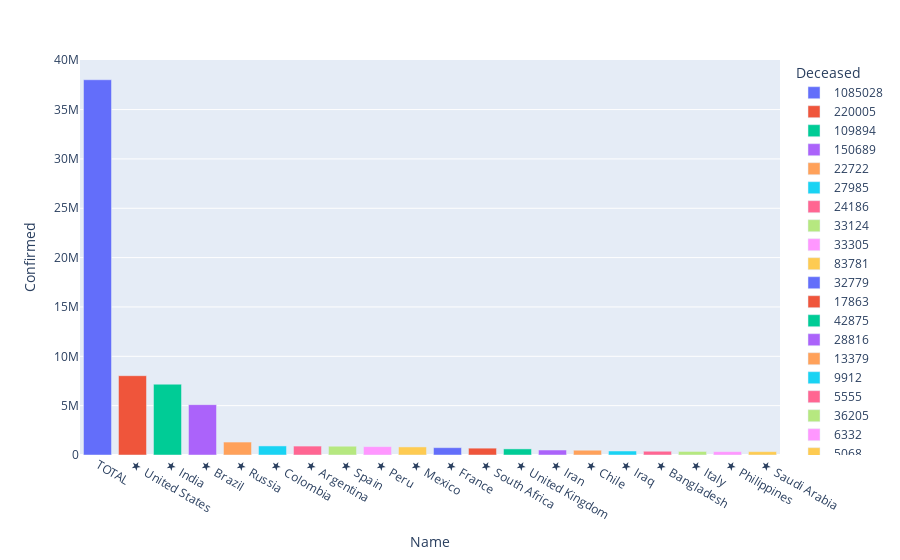

Write notebook code for a chart like this one.
### Markdown cell above
#### Now we'll try to explore the world_df in more details.(based on number of Deceased People)

### Code cell
# Lets see how many people have died with respect to countries. (For top 20 countries)

world_fig = px.bar(world_df.head(20), x = 'Name', y = 'Confirmed', color = "Deceased")
world_fig.show()

### Figure 1 — Plotly figure (JSON) as saved in the notebook; plotly's stock layout.template omitted (floating-point values rounded to 4 significant figures)
{"data": [{"alignmentgroup": "True", "hovertemplate": "Deceased=1085028<br>Name=%{x}<br>Confirmed=%{y}<extra></extra>", "legendgroup": "1085028", "marker": {"color": "#636efa"}, "name": "1085028", "offsetgroup": "1085028", "orientation": "v", "showlegend": true, "textposition": "auto", "type": "bar", "x": ["TOTAL"], "xaxis": "x", "y": [38022412], "yaxis": "y"}, {"alignmentgroup": "True", "hovertemplate": "Deceased=220005<br>Name=%{x}<br>Confirmed=%{y}<extra></extra>", "legendgroup": "220005", "marker": {"color": "#EF553B"}, "name": "220005", "offsetgroup": "220005", "orientation": "v", "showlegend": true, "textposition": "auto", "type": "bar", "x": ["★  United States"], "xaxis": "x", "y": [8035319], "yaxis": "y"}, {"alignmentgroup": "True", "hovertemplate": "Deceased=109894<br>Name=%{x}<br>Confirmed=%{y}<extra></extra>", "legendgroup": "109894", "marker": {"color": "#00cc96"}, "name": "109894", "offsetgroup": "109894", "orientation": "v", "showlegend": true, "textposition": "auto", "type": "bar", "x": ["★  India"], "xaxis": "x", "y": [7173345], "yaxis": "y"}, {"alignmentgroup": "True", "hovertemplate": "Deceased=150689<br>Name=%{x}<br>Confirmed=%{y}<extra></extra>", "legendgroup": "150689", "marker": {"color": "#ab63fa"}, "name": "150689", "offsetgroup": "150689", "orientation": "v", "showlegend": true, "textposition": "auto", "type": "bar", "x": ["★  Brazil"], "xaxis": "x", "y": [5103408], "yaxis": "y"}, {"alignmentgroup": "True", "hovertemplate": "Deceased=22722<br>Name=%{x}<br>Confirmed=%{y}<extra></extra>", "legendgroup": "22722", "marker": {"color": "#FFA15A"}, "name": "22722", "offsetgroup": "22722", "orientation": "v", "showlegend": true, "textposition": "auto", "type": "bar", "x": ["★  Russia"], "xaxis": "x", "y": [1312310], "yaxis": "y"}, {"alignmentgroup": "True", "hovertemplate": "Deceased=27985<br>Name=%{x}<br>Confirmed=%{y}<extra></extra>", "legendgroup": "27985", "marker": {"color": "#19d3f3"}, "name": "27985", "offsetgroup": "27985", "orientation": "v", "showlegend": true, "textposition": "auto", "type": "bar", "x": ["★  Colombia"], "xaxis": "x", "y": [919083], "yaxis": "y"}, {"alignmentgroup": "True", "hovertemplate": "Deceased=24186<br>Name=%{x}<br>Confirmed=%{y}<extra></extra>", "legendgroup": "24186", "marker": {"color": "#FF6692"}, "name": "24186", "offsetgroup": "24186", "orientation": "v", "showlegend": true, "textposition": "auto", "type": "bar", "x": ["★  Argentina"], "xaxis": "x", "y": [903730], "yaxis": "y"}, {"alignmentgroup": "True", "hovertemplate": "Deceased=33124<br>Name=%{x}<br>Confirmed=%{y}<extra></extra>", "legendgroup": "33124", "marker": {"color": "#B6E880"}, "name": "33124", "offsetgroup": "33124", "orientation": "v", "showlegend": true, "textposition": "auto", "type": "bar", "x": ["★  Spain"], "xaxis": "x", "y": [888968], "yaxis": "y"}, {"alignmentgroup": "True", "hovertemplate": "Deceased=33305<br>Name=%{x}<br>Confirmed=%{y}<extra></extra>", "legendgroup": "33305", "marker": {"color": "#FF97FF"}, "name": "33305", "offsetgroup": "33305", "orientation": "v", "showlegend": true, "textposition": "auto", "type": "bar", "x": ["★  Peru"], "xaxis": "x", "y": [849371], "yaxis": "y"}, {"alignmentgroup": "True", "hovertemplate": "Deceased=83781<br>Name=%{x}<br>Confirmed=%{y}<extra></extra>", "legendgroup": "83781", "marker": {"color": "#FECB52"}, "name": "83781", "offsetgroup": "83781", "orientation": "v", "showlegend": true, "textposition": "auto", "type": "bar", "x": ["★  Mexico"], "xaxis": "x", "y": [817503], "yaxis": "y"}, {"alignmentgroup": "True", "hovertemplate": "Deceased=32779<br>Name=%{x}<br>Confirmed=%{y}<extra></extra>", "legendgroup": "32779", "marker": {"color": "#636efa"}, "name": "32779", "offsetgroup": "32779", "orientation": "v", "showlegend": true, "textposition": "auto", "type": "bar", "x": ["★  France"], "xaxis": "x", "y": [743479], "yaxis": "y"}, {"alignmentgroup": "True", "hovertemplate": "Deceased=17863<br>Name=%{x}<br>Confirmed=%{y}<extra></extra>", "legendgroup": "17863", "marker": {"color": "#EF553B"}, "name": "17863", "offsetgroup": "17863", "orientation": "v", "showlegend": true, "textposition": "auto", "type": "bar", "x": ["★  South Africa"], "xaxis": "x", "y": [693359], "yaxis": "y"}, {"alignmentgroup": "True", "hovertemplate": "Deceased=42875<br>Name=%{x}<br>Confirmed=%{y}<extra></extra>", "legendgroup": "42875", "marker": {"color": "#00cc96"}, "name": "42875", "offsetgroup": "42875", "orientation": "v", "showlegend": true, "textposition": "auto", "type": "bar", "x": ["★  United Kingdom"], "xaxis": "x", "y": [617688], "yaxis": "y"}, {"alignmentgroup": "True", "hovertemplate": "Deceased=28816<br>Name=%{x}<br>Confirmed=%{y}<extra></extra>", "legendgroup": "28816", "marker": {"color": "#ab63fa"}, "name": "28816", "offsetgroup": "28816", "orientation": "v", "showlegend": true, "textposition": "auto", "type": "bar", "x": ["★  Iran"], "xaxis": "x", "y": [504281], "yaxis": "y"}, {"alignmentgroup": "True", "hovertemplate": "Deceased=13379<br>Name=%{x}<br>Confirmed=%{y}<extra></extra>", "legendgroup": "13379", "marker": {"color": "#FFA15A"}, "name": "13379", "offsetgroup": "13379", "orientation": "v", "showlegend": true, "textposition": "auto", "type": "bar", "x": ["★  Chile"], "xaxis": "x", "y": [482888], "yaxis": "y"}, {"alignmentgroup": "True", "hovertemplate": "Deceased=9912<br>Name=%{x}<br>Confirmed=%{y}<extra></extra>", "legendgroup": "9912", "marker": {"color": "#19d3f3"}, "name": "9912", "offsetgroup": "9912", "orientation": "v", "showlegend": true, "textposition": "auto", "type": "bar", "x": ["★  Iraq"], "xaxis": "x", "y": [405437], "yaxis": "y"}, {"alignmentgroup": "True", "hovertemplate": "Deceased=5555<br>Name=%{x}<br>Confirmed=%{y}<extra></extra>", "legendgroup": "5555", "marker": {"color": "#FF6692"}, "name": "5555", "offsetgroup": "5555", "orientation": "v", "showlegend": true, "textposition": "auto", "type": "bar", "x": ["★  Bangladesh"], "xaxis": "x", "y": [379738], "yaxis": "y"}, {"alignmentgroup": "True", "hovertemplate": "Deceased=36205<br>Name=%{x}<br>Confirmed=%{y}<extra></extra>", "legendgroup": "36205", "marker": {"color": "#B6E880"}, "name": "36205", "offsetgroup": "36205", "orientation": "v", "showlegend": true, "textposition": "auto", "type": "bar", "x": ["★  Italy"], "xaxis": "x", "y": [359569], "yaxis": "y"}, {"alignmentgroup": "True", "hovertemplate": "Deceased=6332<br>Name=%{x}<br>Confirmed=%{y}<extra></extra>", "legendgroup": "6332", "marker": {"color": "#FF97FF"}, "name": "6332", "offsetgroup": "6332", "orientation": "v", "showlegend": true, "textposition": "auto", "type": "bar", "x": ["★  Philippines"], "xaxis": "x", "y": [342816], "yaxis": "y"}, {"alignmentgroup": "True", "hovertemplate": "Deceased=5068<br>Name=%{x}<br>Confirmed=%{y}<extra></extra>", "legendgroup": "5068", "marker": {"color": "#FECB52"}, "name": "5068", "offsetgroup": "5068", "orientation": "v", "showlegend": true, "textposition": "auto", "type": "bar", "x": ["★  Saudi Arabia"], "xaxis": "x", "y": [339615], "yaxis": "y"}], "layout": {"autosize": true, "barmode": "relative", "legend": {"title": {"text": "Deceased"}, "tracegroupgap": 0}, "margin": {"t": 60}, "xaxis": {"anchor": "y", "autorange": true, "domain": [0, 1], "range": [-0.5, 19.5], "title": {"text": "Name"}, "type": "category"}, "yaxis": {"anchor": "x", "autorange": true, "domain": [0, 1], "range": [0, 40020000.0], "title": {"text": "Confirmed"}, "type": "linear"}}}
